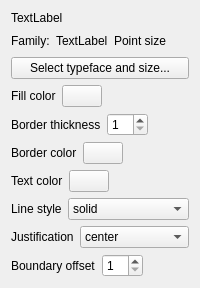
        <widget class="QWidget" name="pgstyle">
         <layout class="QVBoxLayout" name="verticalLayout_9">
          <item>
           <widget class="QLabel" name="lblStyleName">
            <property name="text">
             <string>TextLabel</string>
            </property>
           </widget>
          </item>
          <item>
           <layout class="QHBoxLayout" name="horizontalLayout_4">
            <item>
             <widget class="QLabel" name="label_18">
              <property name="text">
               <string>Family:</string>
              </property>
             </widget>
            </item>
            <item>
             <widget class="QLabel" name="lblStyleTypeface">
              <property name="text">
               <string>TextLabel</string>
              </property>
             </widget>
            </item>
            <item>
             <widget class="QLabel" name="lblStyleSize">
              <property name="text">
               <string>Point size</string>
              </property>
             </widget>
            </item>
            <item>
             <spacer name="horizontalSpacer_4">
              <property name="orientation">
               <enum>Qt::Orientation::Horizontal</enum>
              </property>
              <property name="sizeHint" stdset="0">
               <size>
                <width>13</width>
                <height>20</height>
               </size>
              </property>
             </spacer>
            </item>
           </layout>
          </item>
          <item>
           <widget class="QPushButton" name="pushButton">
            <property name="text">
             <string>Select typeface and size...</string>
            </property>
           </widget>
          </item>
          <item>
           <layout class="QHBoxLayout" name="horizontalLayout_5">
            <item>
             <widget class="QLabel" name="label_19">
              <property name="text">
               <string>Fill color</string>
              </property>
             </widget>
            </item>
            <item>
             <widget class="QPushButton" name="pbStyleFillcolor">
              <property name="text">
               <string/>
              </property>
             </widget>
            </item>
            <item>
             <spacer name="horizontalSpacer_5">
              <property name="orientation">
               <enum>Qt::Orientation::Horizontal</enum>
              </property>
              <property name="sizeHint" stdset="0">
               <size>
                <width>13</width>
                <height>20</height>
               </size>
              </property>
             </spacer>
            </item>
           </layout>
          </item>
          <item>
           <layout class="QHBoxLayout" name="horizontalLayout_6">
            <item>
             <widget class="QLabel" name="label_20">
              <property name="text">
               <string>Border thickness</string>
              </property>
             </widget>
            </item>
            <item>
             <widget class="QSpinBox" name="sbStyleBorderthickness">
              <property name="minimum">
               <number>1</number>
              </property>
              <property name="maximum">
               <number>20</number>
              </property>
             </widget>
            </item>
            <item>
             <spacer name="horizontalSpacer_6">
              <property name="orientation">
               <enum>Qt::Orientation::Horizontal</enum>
              </property>
              <property name="sizeHint" stdset="0">
               <size>
                <width>13</width>
                <height>20</height>
               </size>
              </property>
             </spacer>
            </item>
           </layout>
          </item>
          <item>
           <layout class="QHBoxLayout" name="horizontalLayout_8">
            <item>
             <widget class="QLabel" name="label_22">
              <property name="text">
               <string>Border color</string>
              </property>
             </widget>
            </item>
            <item>
             <widget class="QPushButton" name="pbStyleBordercolor">
              <property name="text">
               <string/>
              </property>
             </widget>
            </item>
            <item>
             <spacer name="horizontalSpacer_8">
              <property name="orientation">
               <enum>Qt::Orientation::Horizontal</enum>
              </property>
              <property name="sizeHint" stdset="0">
               <size>
                <width>13</width>
                <height>20</height>
               </size>
              </property>
             </spacer>
            </item>
           </layout>
          </item>
          <item>
           <layout class="QHBoxLayout" name="horizontalLayout_9">
            <item>
             <widget class="QLabel" name="label_23">
              <property name="text">
               <string>Text color</string>
              </property>
             </widget>
            </item>
            <item>
             <widget class="QPushButton" name="pbStyleTextcolor">
              <property name="text">
               <string/>
              </property>
             </widget>
            </item>
            <item>
             <spacer name="horizontalSpacer_9">
              <property name="orientation">
               <enum>Qt::Orientation::Horizontal</enum>
              </property>
              <property name="sizeHint" stdset="0">
               <size>
                <width>13</width>
                <height>20</height>
               </size>
              </property>
             </spacer>
            </item>
           </layout>
          </item>
          <item>
           <layout class="QHBoxLayout" name="horizontalLayout_10" stretch="0,10">
            <item>
             <widget class="QLabel" name="label_24">
              <property name="text">
               <string>Line style</string>
              </property>
             </widget>
            </item>
            <item>
             <widget class="QComboBox" name="cbStyleLinestyle">
              <item>
               <property name="text">
                <string>solid</string>
               </property>
              </item>
              <item>
               <property name="text">
                <string>dash</string>
               </property>
              </item>
              <item>
               <property name="text">
                <string>dot</string>
               </property>
              </item>
              <item>
               <property name="text">
                <string>dashdot</string>
               </property>
              </item>
              <item>
               <property name="text">
                <string>halo</string>
               </property>
              </item>
             </widget>
            </item>
           </layout>
          </item>
          <item>
           <layout class="QHBoxLayout" name="horizontalLayout_11" stretch="0,10">
            <item>
             <widget class="QLabel" name="label_25">
              <property name="text">
               <string>Justification</string>
              </property>
             </widget>
            </item>
            <item>
             <widget class="QComboBox" name="cbStyleJustification">
              <item>
               <property name="text">
                <string>center</string>
               </property>
              </item>
              <item>
               <property name="text">
                <string>left</string>
               </property>
              </item>
              <item>
               <property name="text">
                <string>right</string>
               </property>
              </item>
             </widget>
            </item>
           </layout>
          </item>
          <item>
           <layout class="QHBoxLayout" name="horizontalLayout_12">
            <item>
             <widget class="QLabel" name="label_26">
              <property name="text">
               <string>Boundary offset</string>
              </property>
             </widget>
            </item>
            <item>
             <widget class="QSpinBox" name="sbStyleBoundaryoffset">
              <property name="minimum">
               <number>1</number>
              </property>
              <property name="maximum">
               <number>20</number>
              </property>
             </widget>
            </item>
            <item>
             <spacer name="horizontalSpacer_12">
              <property name="orientation">
               <enum>Qt::Orientation::Horizontal</enum>
              </property>
              <property name="sizeHint" stdset="0">
               <size>
                <width>13</width>
                <height>20</height>
               </size>
              </property>
             </spacer>
            </item>
           </layout>
          </item>
          <item>
           <spacer name="verticalSpacer_5">
            <property name="orientation">
             <enum>Qt::Orientation::Vertical</enum>
            </property>
            <property name="sizeHint" stdset="0">
             <size>
              <width>0</width>
              <height>0</height>
             </size>
            </property>
           </spacer>
          </item>
         </layout>
        </widget>
